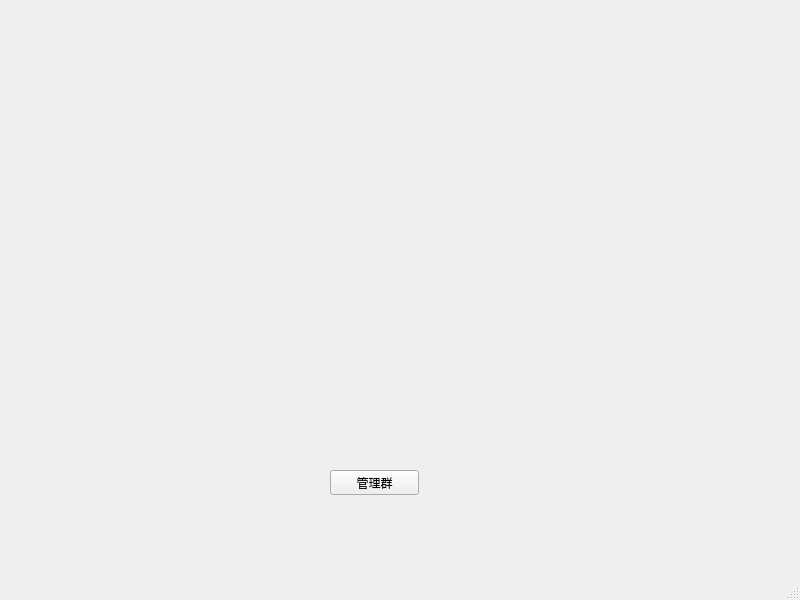
<?xml version="1.0" encoding="UTF-8"?>
<ui version="4.0">
 <class>MainWindow</class>
 <widget class="QMainWindow" name="MainWindow">
  <property name="geometry">
   <rect>
    <x>0</x>
    <y>0</y>
    <width>800</width>
    <height>600</height>
   </rect>
  </property>
  <property name="windowTitle">
   <string>MainWindow</string>
  </property>
  <widget class="QWidget" name="centralwidget">
   <widget class="QPushButton" name="ManageGroup">
    <property name="geometry">
     <rect>
      <x>330</x>
      <y>470</y>
      <width>89</width>
      <height>25</height>
     </rect>
    </property>
    <property name="text">
     <string>管理群</string>
    </property>
   </widget>
  </widget>
  <widget class="QMenuBar" name="menubar">
   <property name="geometry">
    <rect>
     <x>0</x>
     <y>0</y>
     <width>800</width>
     <height>28</height>
    </rect>
   </property>
  </widget>
  <widget class="QStatusBar" name="statusbar"/>
 </widget>
 <resources/>
 <connections/>
</ui>
